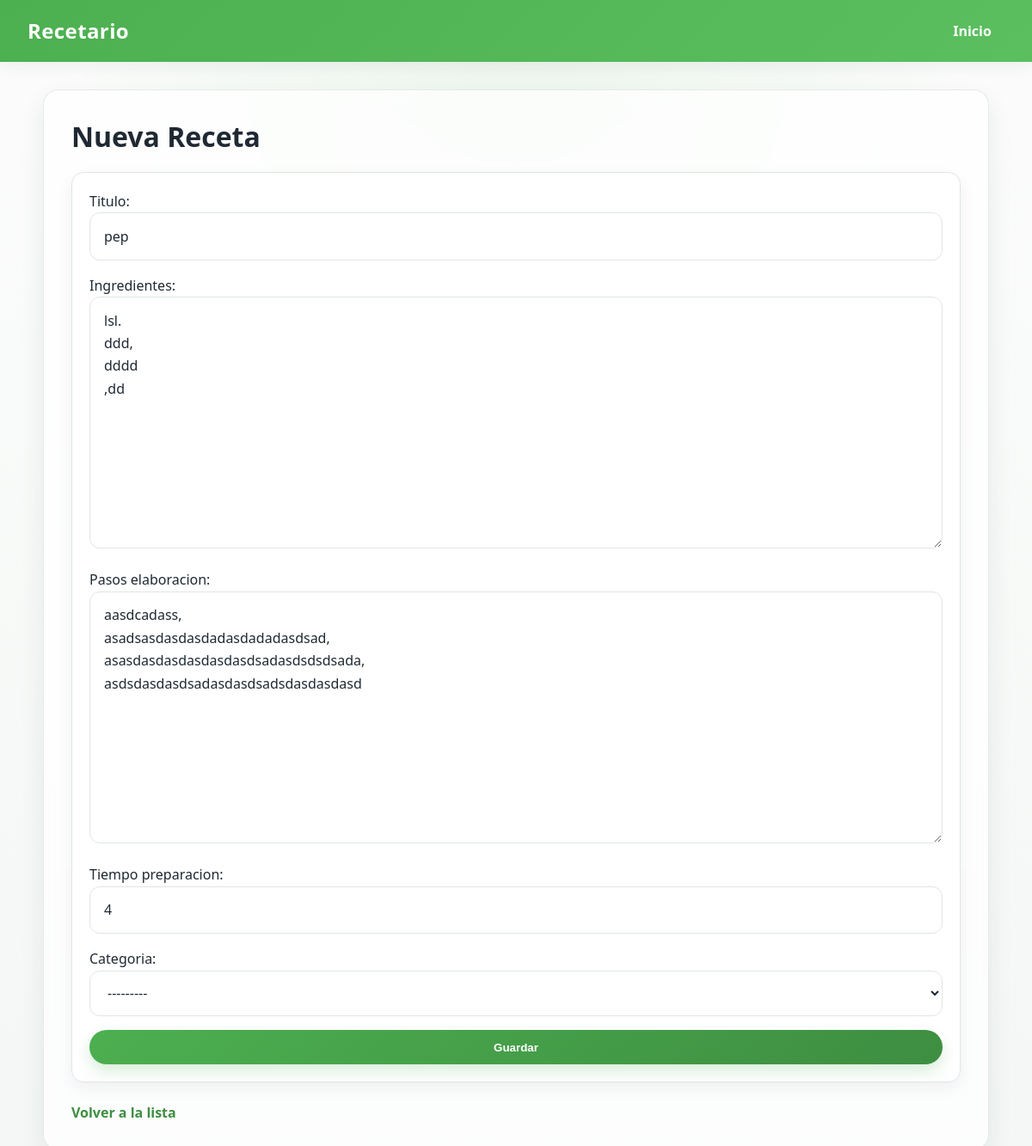
The app's page /editar/3/ (signed in) with its own data.
### recetas/models.py (models this page shows, shortened)
class Receta(models.Model):
    titulo = models.CharField(max_length = 100)
    ingredientes = models.TextField( blank=False,null=False,max_length=300)
    pasos_elaboracion = models.TextField(blank=False,null=False,max_length=550)
    tiempo_preparacion = models.PositiveIntegerField(blank= True,null=True)
    autor = models.ForeignKey(settings.AUTH_USER_MODEL, on_delete= models.CASCADE, related_name="recetas", default= 0)
    fecha_creacion = models.DateTimeField(default= timezone.now)
    categoria = models.ForeignKey(Categoria, on_delete=models.SET_NULL, null=True, blank=True)
    class Meta:
        ordering = ["-fecha_creacion"]

### recetas/views.py (the view)
# urls.py: path("editar/<int:pk>/",EditarRecetaView.as_view(), name="editar_receta"),
class EditarRecetaView(LoginRequiredMixin, UserPassesTestMixin, UpdateView):
    model = Receta
    form_class = RecetaForm
    template_name = "recetas/crear_recetas.html"
    success_url = reverse_lazy("lista_recetas")
    def test_func(self):
        receta = self.get_object()
        return self.request.user == receta.autor

### recetas/forms.py
class RecetaForm(forms.ModelForm):
    class Meta:
        model = Receta
        fields = ["titulo","ingredientes","pasos_elaboracion", "tiempo_preparacion","categoria"]

### recetas/models.py (called while the page is built)
    def __str__(self):
        return self.nombre

### recetas/templates/recetas/crear_recetas.html (shortened to what this page needs)
{% extends 'recetas/base.html' %}
{% block content %}
<h2>Nueva Receta</h2>
<form method="post">
    {{ form.as_p }}
    <button type="submit" class="btn">Guardar</button>
</form>
<a href="{% url 'lista_recetas' %}">Volver a la lista</a>
{% endblock %}

### recetas/static/recetas/style.css (style rules this page uses)
:root { --bg: #f4f7f5; --surface: #ffffff; --surface-alt: #f8fbf8; --text: #1f2933; --muted: #6b7280; --primary: #4caf50; --primary-dark: #3e8e41; --primary-soft: #e8f5e9; --border: #dfe7e1; --shadow: 0 12px 30px rgba(31, 41, 51, 0.08); --shadow-soft: 0 6px 18px rgba(31, 41, 51, 0.06); --radius: 18px; }
* { box-sizing: border-box; }
html { scroll-behavior: smooth; }
body { font-family: 'Segoe UI', Tahoma, Geneva, Verdana, sans-serif; background: radial-gradient(circle at top, rgba(76, 175, 80, 0.08), transparent 35%), linear-gradient(180deg, #fbfcfb 0%, var(--bg) 100%); color: var(--text); margin: 0; min-height: 100vh; display: flex; flex-direction: column; }
main h2, main h3, main h4 { color: var(--text); margin-top: 0; }
main h2 { font-size: 2rem; margin-bottom: 1rem; }
main p { line-height: 1.65; color: var(--text); }
main a { color: var(--primary-dark); text-decoration: none; font-weight: 600; transition: color 0.2s ease, opacity 0.2s ease; }
form { display: grid; gap: 1rem; margin: 1.25rem 0 1.5rem; padding: 1.25rem; background: var(--surface); border: 1px solid var(--border); border-radius: calc(var(--radius) - 4px); box-shadow: var(--shadow-soft); }
form p { margin: 0; }
input, select, textarea { width: 100%; border: 1px solid var(--border); background: var(--surface); color: var(--text); border-radius: 12px; padding: 0.85rem 1rem; font: inherit; outline: none; transition: border-color 0.2s ease, box-shadow 0.2s ease, transform 0.2s ease; }
button, .btn, input[type="submit"] { display: inline-flex; align-items: center; justify-content: center; gap: 0.4rem; border: none; border-radius: 999px; padding: 0.8rem 1.2rem; background: linear-gradient(135deg, var(--primary), var(--primary-dark)); color: white; font-weight: 700; cursor: pointer; text-decoration: none; box-shadow: 0 8px 18px rgba(76, 175, 80, 0.22); transition: transform 0.2s ease, box-shadow 0.2s ease, filter 0.2s ease; }

### records on screen
Receta: titulo "pep", ingredientes "lsl. ddd, dddd ,dd", pasos_elaboracion "aasdcadass, asadsasdasdasdadasdadadasdsad, asasdasdasdasdasdasdsadasdsdsdsada, asdsdasdasdsadasdasdsadsdasdasdasd", tiempo_preparacion "4", categoria "---------"
